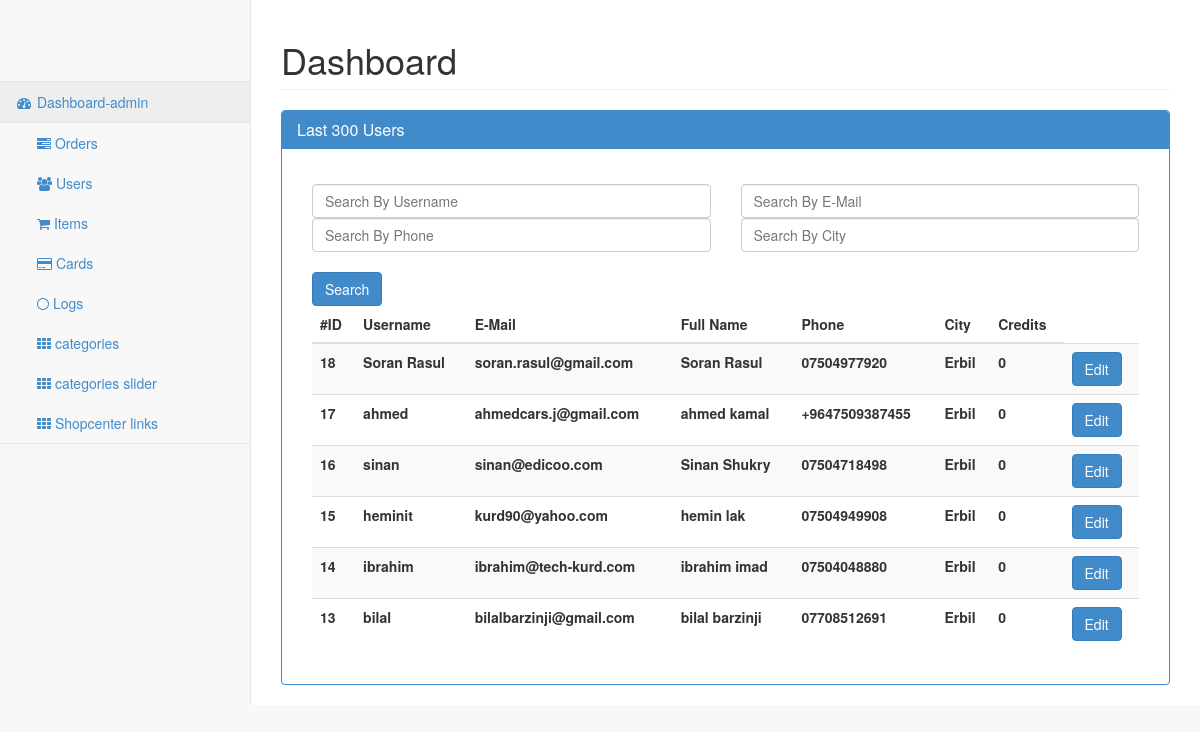
Page /control/users.php (signed in) on the committed database.
### tables this page shows
CREATE TABLE IF NOT EXISTS `users` (
  `id` bigint(250) NOT NULL AUTO_INCREMENT,
  `username` varchar(250) NOT NULL,
  `email` varchar(250) NOT NULL,
  `password` varchar(250) NOT NULL,
  `full_name` varchar(250) NOT NULL,
  `phone` varchar(250) NOT NULL,
  `address` longtext NOT NULL,
  `city` varchar(250) NOT NULL,
  `credits` varchar(250) NOT NULL,
  PRIMARY KEY (`id`,`username`)
);

### control/configs/config.php (called while the page is built, shortened)
<?php
include "./includes/classes/user_class.php" ;
$user = new user;
?>

### control/includes/classes/user_class.php (the view, shortened to what this page needs)
<?php
class user{
	function GetUsers($user = NULL,$email = NULL,$phone = NULL,$city = NULL){
		$GetOrdersQuery = "SELECT * FROM `users` WHERE (id <> '-7') $user $email $phone $city ORDER BY `id` DESC LIMIT 0,299 ;" ;
		$DoGetOrdersQuery = mysql_query($GetOrdersQuery) ;
		$return = '<table class="table table-striped"><thead><tr><th>#ID</th><th>Username</th><th>E-Mail</th><th>Full Name</th><th>Phone</th><th>City</th><th>Credits</th></tr></thead><tbody>' ;
		while ($fetch_info= mysql_fetch_array($DoGetOrdersQuery)) {
					$id = $fetch_info['id'] ;
					$username = $fetch_info['username'] ;
					$email =  $fetch_info['email'] ;
					$full_name =  $fetch_info['full_name'] ;
					$phone =  $fetch_info['phone'] ;
					$city =  $fetch_info['city'] ;
					$credits =  $fetch_info['credits'] ;
					$return = $return . '<tr><th>' . $id . '</th>' ;
					$return = $return . '<th>' . $username . '</th>' ;
					$return = $return . '<th>' . $email . '</th>' ;
					$return = $return . '<th>' . $full_name . '</th>' ;
					$return = $return . '<th>' . $phone . '</th>' ;
					$return = $return . '<th>' . $city . '</th>' ;
					$return = $return . '<th>' . $credits . '</th>' ;
					$return = $return . '<th><a href="./users.php?cmd=edit_user&id=' . $id . '"> <button id="edituserbtn" name="edituserbtn" class="btn btn-primary">Edit</button></a></th></tr></form>' ;
		}
		return $return . '</tbody></table>' ;
	}
}
?>

### control/theme/header.php (shortened to what this page needs)
                                                                <!DOCTYPE html>
<html lang="en">
<head>
    <link href="css/bootstrap.min.css" rel="stylesheet">
    <link href="css/plugins/metisMenu/metisMenu.min.css" rel="stylesheet">
    <link href="css/plugins/timeline.css" rel="stylesheet">
    <link href="css/sb-admin-2.css" rel="stylesheet">
    <link href="css/plugins/morris.css" rel="stylesheet">
    <link href="font-awesome-4.1.0/css/font-awesome.min.css" rel="stylesheet" type="text/css">
            <div class="navbar-default sidebar" role="navigation">
                <div class="sidebar-nav navbar-collapse">
                    <ul class="nav" id="side-menu">
                        <li class="sidebar-search">
                        </li>
                        <li>
                            <a class="active" href="./index.php"><i class="fa fa-dashboard fa-fw"></i> Dashboard-admin</a>
                        </li>
                        <li>
                            <ul class="nav nav-second-level">
                                <li>
                                    <a href="./orders.php"><i class="fa fa-tasks fa-1x"></i> Orders</a>
                                </li>
                                <li>
                                    <a href="./users.php"><i class="fa fa-users fa-1x"></i> Users</a>
                                </li>
                             <li>
                                    <a href="./items.php"> <i class="fa fa-shopping-cart fa-1x"></i> Items</a>
                                </li>
                               <li>
                                    <a href="./cards.php"><i class="fa fa-credit-card  fa-1x"></i> Cards</a>
                                </li>
                            <li>
                                    <a href="./log"><i class="fa fa-circle-thin  fa-1x" ></i> Logs</a>
                                </li>
                            <li>
                                    <a href="./categories.php"><i class="fa fa-th  fa-1x" ></i> categories</a>
                                </li>
<li>
                                    <a href="./categories_slider.php"><i class="fa fa-th  fa-1x" ></i> categories slider</a>
                                </li>
<li>
                                    <a href="./categories_image.php"><i class="fa fa-th  fa-1x" ></i> Shopcenter links</a>
                                </li>
                            </ul>
                            </ul>
                </div>
            </div>

### control/users.php (shortened to what this page needs)
<?php
include "./configs/config.php" ;
include "./theme/header.php";
?>
        <div id="page-wrapper">
            <div class="row">
                <div class="col-lg-12">
                    <h1 class="page-header">Dashboard</h1>
                </div>
            </div>
            <div class="row">
			<?php
			$cmd = $_GET['cmd'] . $_POST['cmd'] ;
			if($cmd==""){
			?>
			<div class="col-sm-12" name="OrdersPanel" id="OrdersPanel">
			<div class="panel panel-primary">
            <div class="panel-heading">
            <h3 class="panel-title">Last 300 Users</h3>
            </div>
            <div class="panel-body">
				<br/>
				<form class="form-group" method="post" action="./process.php" id="SearchUsers" >
						<div class="col-md-6"><input id="username" name="username" placeholder="Search By Username" class="form-control input-md" type="text"></div>
						<div class="col-md-6"><input id="email" name="email" placeholder="Search By E-Mail" class="form-control input-md" type="text"></div>
						<div class="col-md-6"><input id="phone" name="phone" placeholder="Search By Phone" class="form-control input-md" type="text"></div>
						<div class="col-md-6"><input id="city" name="city" placeholder="Search By City" class="form-control input-md" type="text"></div>
						<div class="col-md-10">
							<br/>
							<button type="submit" id="searchusersbtn" name="searchusersbtn" class="btn btn-primary">Search</button>
							<br/>
						</div>
				</form>
				<div id="SearchUsersResponse" class="col-md-12"><?php echo $user->GetUsers() ; ?></div>
			</div>
			</div>
			</div>
			<?php
			}elseif($cmd=="edit_user"){
				$user_id = $functions->SecureInput($_GET['id']) ;
				echo $user->EditUserProfile($user_id);
			}
			?>
</body>
</html>

### control/css/sb-admin-2.css (style rules this page uses)
#page-wrapper { padding: 0 15px; min-height: 568px; background-color: #fff; }
@media (min-width:768px) { #page-wrapper { position: inherit; margin: 0 0 0 250px; padding: 0 30px; border-left: 1px solid #e7e7e7; } }
.sidebar .sidebar-nav.navbar-collapse { padding-right: 0; padding-left: 0; }
.sidebar .sidebar-search { padding: 15px; }
.sidebar ul li { border-bottom: 1px solid #e7e7e7; }
.sidebar ul li a.active { background-color: #eee; }
.sidebar .nav-second-level li, .sidebar .nav-third-level li { border-bottom: 0!important; }
.sidebar .nav-second-level li a { padding-left: 37px; }
@media (min-width:768px) { .sidebar { z-index: 1; position: absolute; width: 250px; margin-top: 51px; } }

### rows in the picture
users: id "18", username "Soran Rasul", email "soran.rasul@gmail.com", full_name "Soran Rasul", phone "07504977920", city "Erbil", credits "0"
users: id "17", username "ahmed", email "ahmedcars.j@gmail.com", full_name "ahmed kamal", phone "+9647509387455", city "Erbil", credits "0"
users: id "16", username "sinan", email "sinan@edicoo.com", full_name "Sinan Shukry", phone "07504718498", city "Erbil", credits "0"
users: id "15", username "heminit", email "kurd90@yahoo.com", full_name "hemin lak", phone "07504949908", city "Erbil", credits "0"
users: id "14", username "ibrahim", email "ibrahim@tech-kurd.com", full_name "ibrahim imad", phone "07504048880", city "Erbil", credits "0"
users: id "13", username "bilal", email "bilalbarzinji@gmail.com", full_name "bilal barzinji", phone "07708512691", city "Erbil", credits "0"
